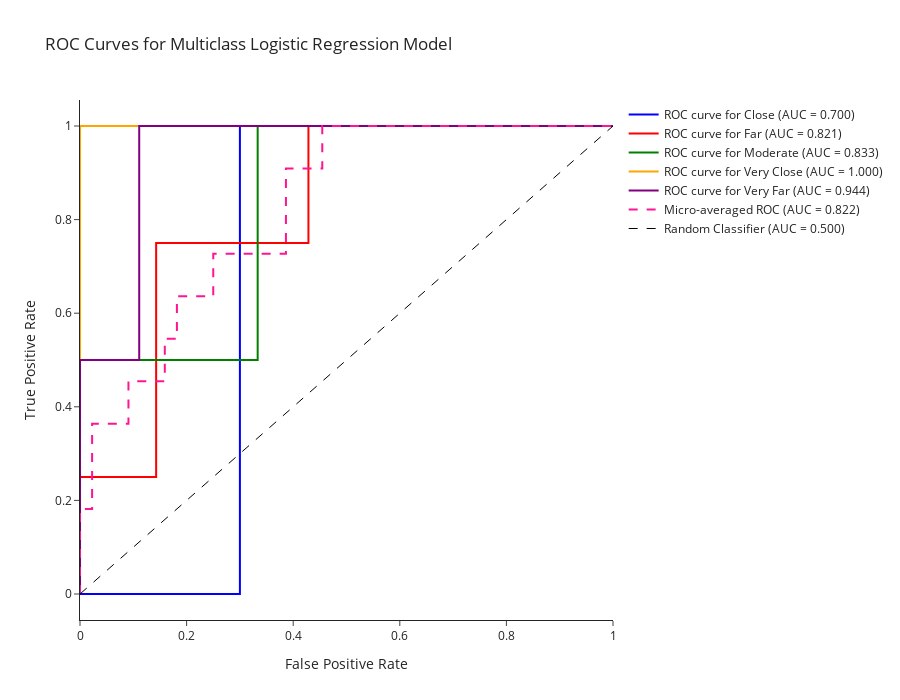

Write notebook code for a chart like this one.
### Code cell
# Show interactive plot
roc_curve_graph.show()

## Feature Importance Analysis

# Get feature coefficients for each class
coefficients = logistic_model.coef_
feature_names = feature_columns

# Create a DataFrame to visualize feature importance
coef_df = pd.DataFrame(
    coefficients.T,
    index=feature_names,
    columns=logistic_model.classes_
)

print("Feature Coefficients by Class:")
print(coef_df)

### Figure 1 — Plotly figure (JSON) as saved in the notebook; plotly's stock layout.template omitted (floating-point values rounded to 4 significant figures)
{"data": [{"line": {"color": "blue", "width": 2}, "mode": "lines", "name": "ROC curve for Close (AUC = 0.700)", "type": "scatter", "x": [0.0, 0.1, 0.3, 0.3, 1.0], "y": [0.0, 0.0, 0.0, 1.0, 1.0]}, {"line": {"color": "red", "width": 2}, "mode": "lines", "name": "ROC curve for Far (AUC = 0.821)", "type": "scatter", "x": [0.0, 0.0, 0.1429, 0.1429, 0.4286, 0.4286, 1.0], "y": [0.0, 0.25, 0.25, 0.75, 0.75, 1.0, 1.0]}, {"line": {"color": "green", "width": 2}, "mode": "lines", "name": "ROC curve for Moderate (AUC = 0.833)", "type": "scatter", "x": [0.0, 0.0, 0.3333, 0.3333, 1.0], "y": [0.0, 0.5, 0.5, 1.0, 1.0]}, {"line": {"color": "orange", "width": 2}, "mode": "lines", "name": "ROC curve for Very Close (AUC = 1.000)", "type": "scatter", "x": [0.0, 0.0, 0.0, 1.0], "y": [0.0, 0.5, 1.0, 1.0]}, {"line": {"color": "purple", "width": 2}, "mode": "lines", "name": "ROC curve for Very Far (AUC = 0.944)", "type": "scatter", "x": [0.0, 0.0, 0.1111, 0.1111, 1.0], "y": [0.0, 0.5, 0.5, 1.0, 1.0]}, {"line": {"color": "deeppink", "dash": "dash", "width": 2}, "mode": "lines", "name": "Micro-averaged ROC (AUC = 0.822)", "type": "scatter", "x": [0.0, 0.0, 0.0, 0.02273, 0.02273, 0.09091, 0.09091, 0.1591, 0.1591, 0.1818, 0.1818, 0.25, 0.25, 0.3864, 0.3864, 0.4545, 0.4545, 1.0], "y": [0.0, 0.09091, 0.1818, 0.1818, 0.3636, 0.3636, 0.4545, 0.4545, 0.5455, 0.5455, 0.6364, 0.6364, 0.7273, 0.7273, 0.9091, 0.9091, 1.0, 1.0]}, {"line": {"color": "black", "dash": "dash", "width": 1}, "mode": "lines", "name": "Random Classifier (AUC = 0.500)", "type": "scatter", "x": [0, 1], "y": [0, 1]}], "layout": {"height": 700, "legend": {"bgcolor": "rgba(255,255,255,0.7)", "bordercolor": "rgba(0,0,0,0.2)"}, "title": {"text": "ROC Curves for Multiclass Logistic Regression Model"}, "width": 900, "xaxis": {"title": {"text": "False Positive Rate"}}, "yaxis": {"title": {"text": "True Positive Rate"}}}}
